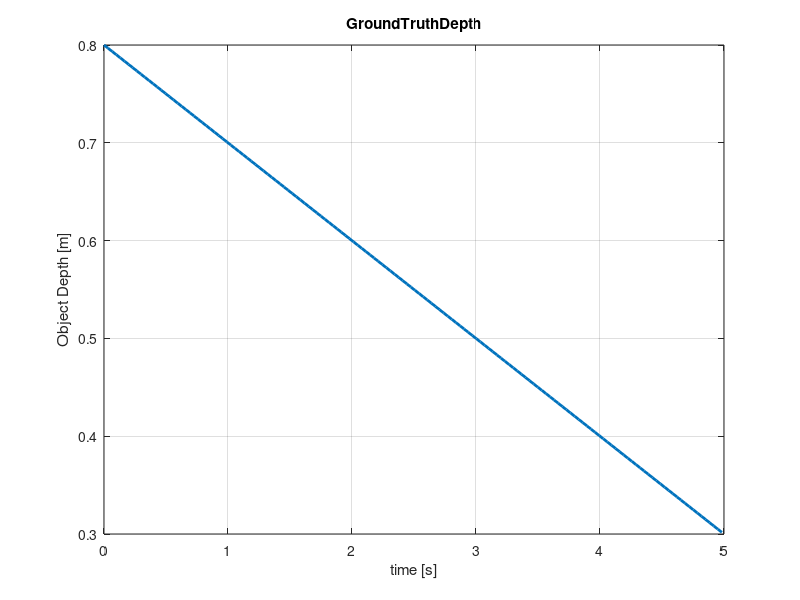
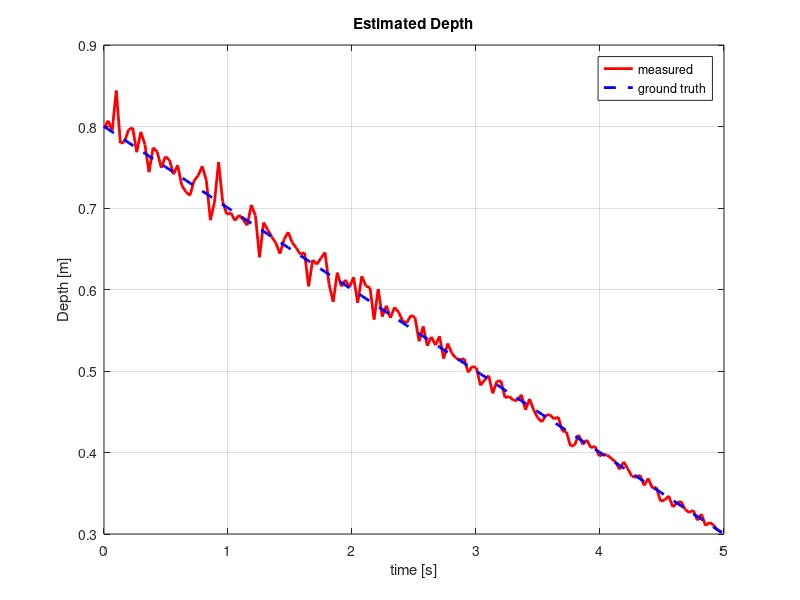
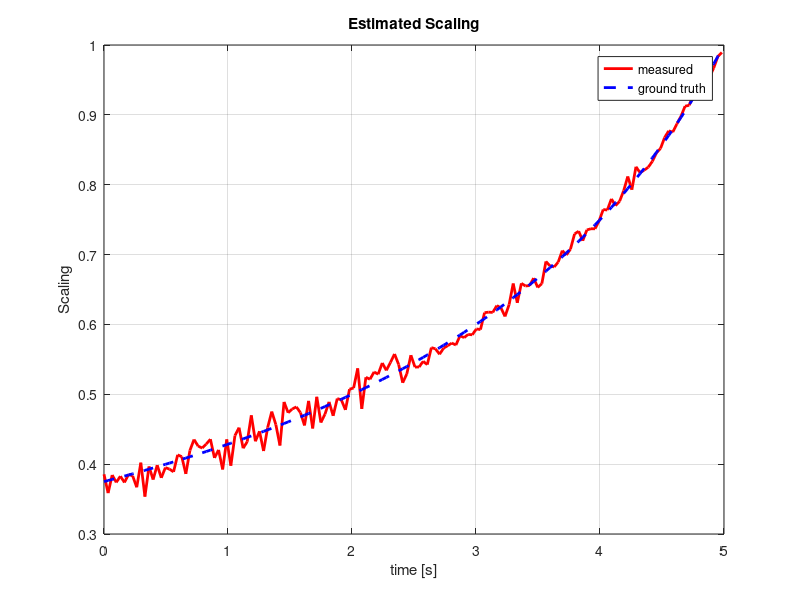
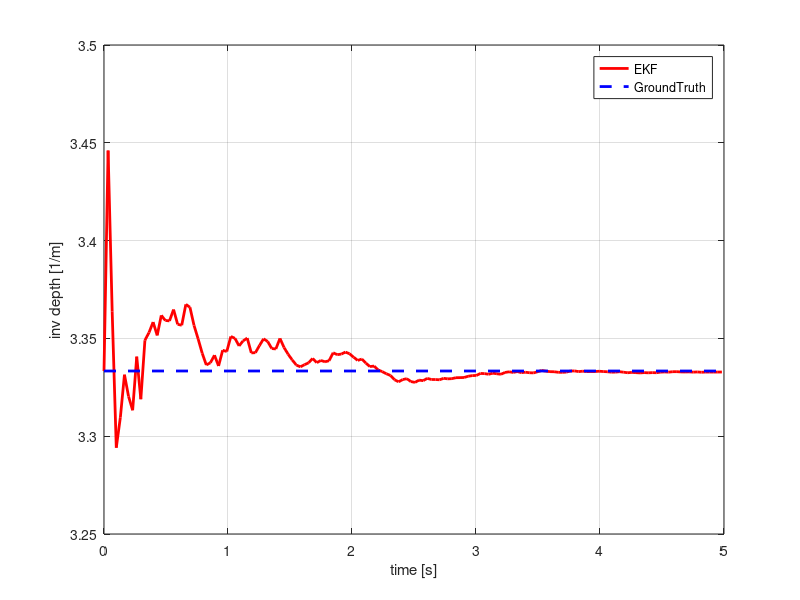

Here is the MATLAB script that generated these plots, in order:

clear all
close all

set(0, 'DefaultLineLineWidth', 2) 

%% config
%true depth
% sampling time 
ST = 0.033 %33ms
END = 5.0 % 5sec simulation
STEREO_NOISE_S = 1; % 1px sigma for stereo disparity noise
MONO_NOISE_S = 1; % 1?? sigma for monocular distance estimation noise

%% make ground truth data 
t = (0:ST:END).'; %time 
len = size(t,1);
freq =0.4;
Z = 0.3 + 0.1*sin(2*pi*freq*t);% 300mm +- 100mm
VZ = 2*pi*freq*0.1*cos(2*pi*freq*t);
Z= 0.8 - 0.1*t;% 300mm +- 100mm
VZ = -0.1+0*t;

%% Noisy Observation 
BF = 0.065*400; % base line * focal length
StereoNoise = STEREO_NOISE_S * randn(length(t),1);
Disp = BF./Z + StereoNoise;


mDisp = Disp;
INFF = 1000000000;
mDisp(mDisp>BF/0.275) = INFF;

figure(1);
plot(t,Z)
title('GroundTruthDepth')
xlabel('time [s]')
ylabel('Object Depth [m]')
grid on;
figure(2)
plot(t,BF./mDisp,'r',t,Z,'b--')
title('Estimated Depth')
xlabel('time [s]')
ylabel('Depth [m]')
legend('measured','ground truth')
grid on;

%% Noisy Monocluar Obserbation
Z0 = 0.3 % the real distance template is taken
IMG_SIZE = 600/2% 300 times 300 pix template
MonoNoise = MONO_NOISE_S*randn(length(t),1); % sigma = 1px image noise 
Snoise = 2./(Z0./Z * IMG_SIZE).* MonoNoise;
Scale = Z0./Z + Snoise;

figure(3);
plot(t,Scale,'r',t,Z0./Z,'b--')
title('Estimated Scaling')
xlabel('time [s]')
ylabel('Scaling')
legend('measured','ground truth')
grid on;

%% system matrix
A = [ 1,0,0;0,1,ST;0,0,1];
B = [0; ST^2/2; ST];
Q = B*B.';
% Measurment Covariance
R1 = STEREO_NOISE_S;
R2 = 5;

%% init
Pinit = diag([100,100,100]);
lam0 = 1/Z0;
Xinit = [lam0 Z(1) VZ(1)];

P = zeros(3,3,length(t));
X = zeros(3,length(t));
KG = zeros(3,2,length(t));
P(:,:,1) = Pinit;
X(:,1) = Xinit;

%%
BF_ = BF;
for i=2:length(t)
    % Estimate
    Xhat = A * X(:,i-1);
    Phat = A*P(:,:,i-1)*A.' + Q;
    
    % Switch value
    if mDisp(i)== INFF
        R1_ = INFF*INFF; mD=0;
    else
        R1_ = R1; mD = mDisp(i);        
    end
    %H1 = [0 -BF_/Xhat(2)/Xhat(2) 0];
    %H1 = [0 -mD/Xhat(2) 0];
    H1 = [0 -mD^2/BF_ 0];
    
    % KF gain
    Kgain = Phat * H1.' / (H1*Phat*H1.'+R1_);
    % update
    Xhat2 =  Xhat + Kgain*(mDisp(i) - BF_/Xhat(2));
    Phat2 = (eye(3) - Kgain*H1)*Phat ;

    % KF gain2
%     if mDisp(i)== INFF
%         H2 = [0 Xhat2(1) 0];
%     else
%         H2 = [Xhat2(2) Xhat2(1) 0];
%     end
    H2 = [Xhat2(2) Xhat2(1) 0];
    
    Kgain2 = Phat2 * H2.' / (H2*Phat2*H2.'+R2);
    % update 2
    Xnew =  Xhat2 + Kgain2*(1/Scale(i) - Xhat2(1)*Xhat2(2));
    Pnew = (eye(3) - Kgain2*H2)*Phat2;
    X(:,i) = Xnew;
    P(:,:,i) = Pnew;
    KG(:,1,i)=Kgain;
    KG(:,2,i)=Kgain2;
end


%% figure
figure(4)
plot(t,X(1,:).','r',[t(1) t(len)],[1/Z0 1/Z0],'b--')
xlabel('time [s]')
ylabel('inv depth [1/m]')
grid on
legend('EKF','GroundTruth');

figure(5)
plot(t,X(2,:).','r',t,BF./mDisp,'b--',t,Z,'g-.')
xlabel('time [s]')
ylabel('depth [m]')
grid on
legend('EKF','Stereo Only','Ground Truth');


EZ=BF./mDisp;
EVZ = (EZ(2:len) - EZ(1:len-1) )/ST;
figure(6)
plot(t,X(3,:).','r',t(1:len-1),EVZ,'b--',t,VZ,'g-.')
xlabel('time [s]')
ylabel('speed of depth [m/s]')
grid on
legend('EKF','Stereo Only','Ground Truth');

%%
figure(7)
plot(t,squeeze(KG(:,1,:)),'-',t,squeeze(KG(:,2,:)),'--')
xlabel('time [s]')
ylabel('speed of depth [m/s]')
grid on
